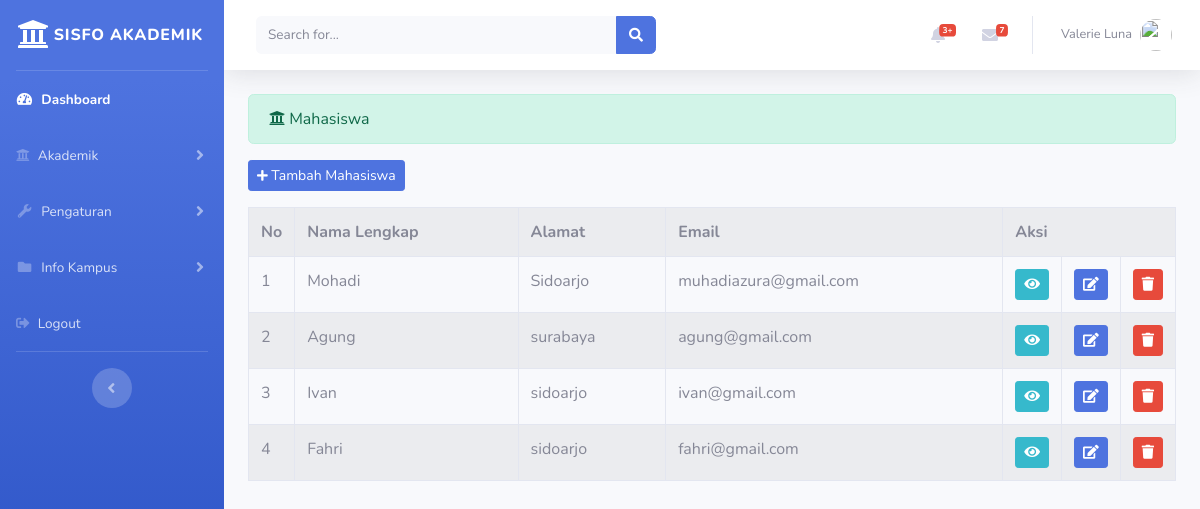
/index.php/administrator/mahasiswa, run on the app's committed database.
### tables this page shows
CREATE TABLE `mahasiswa` (
  `id` int(11) NOT NULL,
  `nim` varchar(12) NOT NULL,
  `nama_lengkap` varchar(120) NOT NULL,
  `alamat` varchar(255) NOT NULL,
  `email` varchar(120) NOT NULL,
  `telepon` varchar(20) NOT NULL,
  `tempat_lahir` varchar(120) NOT NULL,
  `tanggal_lahir` date NOT NULL,
  `jenis_kelamin` varchar(120) NOT NULL,
  `nama_prodi` varchar(120) NOT NULL,
  `photo` varchar(255) NOT NULL
);

### application/controllers/administrator/mahasiswa.php (called while the page is built, shortened)
<?php
class Mahasiswa extends CI_Controller {
	public function index()
	{
		$data['mahasiswa'] = $this->mahasiswa_model->tampil_data('mahasiswa')->result();
		$this->load->view('administrator/templates_administrator/header.php');
		$this->load->view('administrator/templates_administrator/sidebar.php');
		$this->load->view('administrator/mahasiswa', $data);
		$this->load->view('administrator/templates_administrator/footer.php');
	}
}

### index.php (called while the page is built, shortened)
<?php
require_once BASEPATH.'core/CodeIgniter.php';

### application/models/mahasiswa_model.php (called while the page is built, shortened)
<?php
class Mahasiswa_model extends CI_Model {
	public function tampil_data($table)
	{
		return $this->db->get($table);
	}
}

### application/views/administrator/mahasiswa.php (the view, shortened to what this page needs)
<div class="container-fluid">
	<div class="alert alert-success" role="alert">
    	<i class="fas fa-university"></i> Mahasiswa
  	</div>
  	<?php echo anchor('administrator/mahasiswa/tambah_mahasiswa','<button class="btn btn-sm btn-primary mb-3"><i class="fa fa-plus fa-sm"></i> Tambah Mahasiswa</button>') ?>
	<table class="table table-bordered table-striped table-hover">
		<tr>
			<th>No</th>
			<th>Nama Lengkap</th>
			<th>Alamat</th>
			<th>Email</th>
			<th colspan="3">Aksi</th>
		</tr>
		<?php
		$no = 1;
		foreach ($mahasiswa as $mhs) : ?>
			<tr>
				<td width="20px"><?php echo $no++ ?></td>
				<td><?php echo $mhs->nama_lengkap ?></td>
				<td><?php echo $mhs->alamat ?></td>
				<td><?php echo $mhs->email ?></td>
				<td width="20px"><?php echo anchor('administrator/mahasiswa/detail/'.$mhs->id,'<div class="btn btn-sm btn-info"><i class="fa fa-eye"></i></div>') ?></td>
				<td width="20px"><?php echo anchor('administrator/mahasiswa/update/'.$mhs->id,'<div class="btn btn-sm btn-primary"><i class="fa fa-edit"></i></div>') ?></td>
  				<td width="20px"><?php echo anchor('administrator/mahasiswa/delete/'.$mhs->id,'<div class="btn btn-sm btn-danger"><i class="fa fa-trash"></i></div>') ?></td>
			</tr>
		<?php endforeach; ?>
	</table>
</div>

### data on the page
mahasiswa: nama_lengkap "Mohadi", alamat "Sidoarjo", email "muhadiazura@gmail.com"
mahasiswa: nama_lengkap "Agung", alamat "surabaya", email "agung@gmail.com"
mahasiswa: nama_lengkap "Ivan", alamat "sidoarjo", email "ivan@gmail.com"
mahasiswa: nama_lengkap "Fahri", alamat "sidoarjo", email "fahri@gmail.com"
